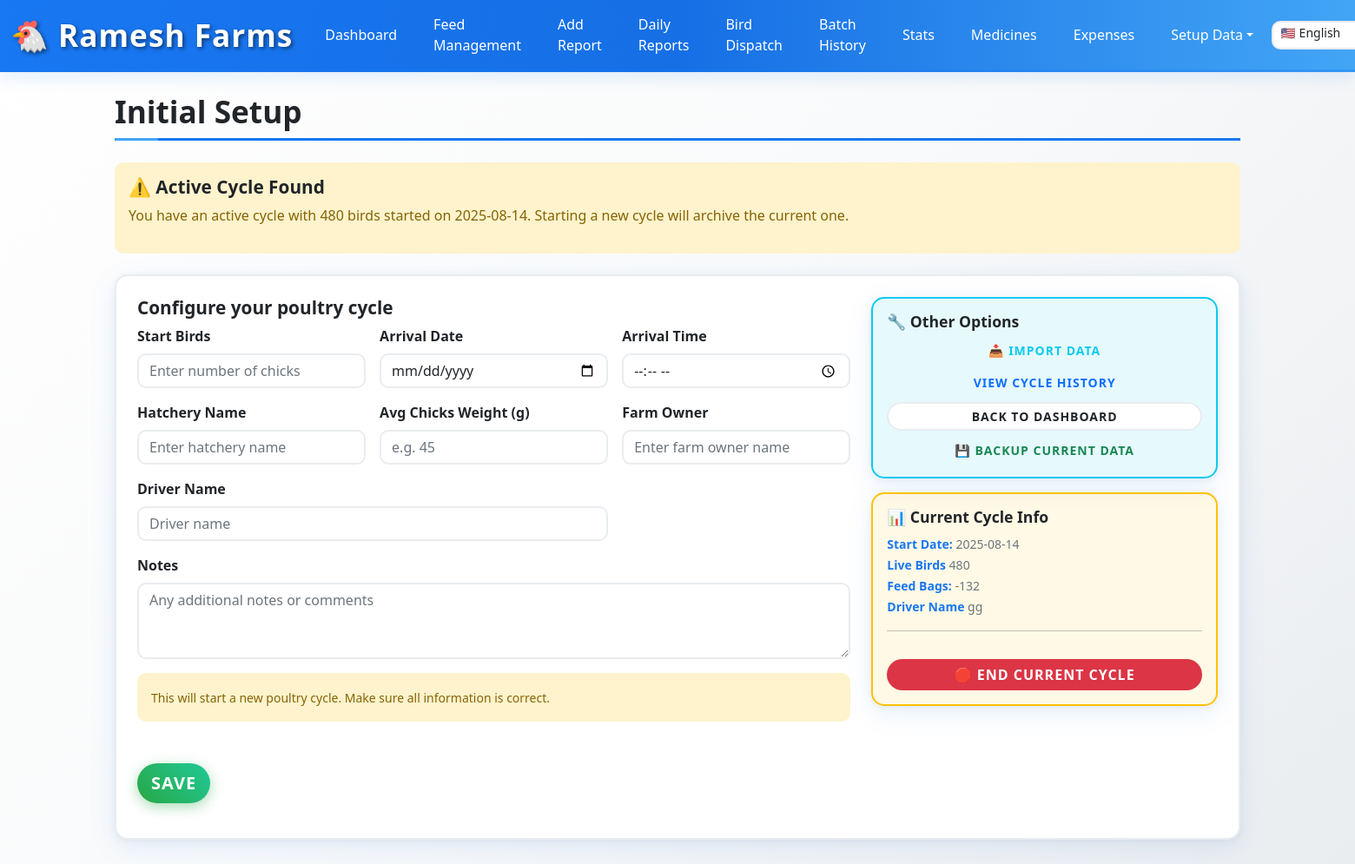
The app's page /setup (signed in), older data.
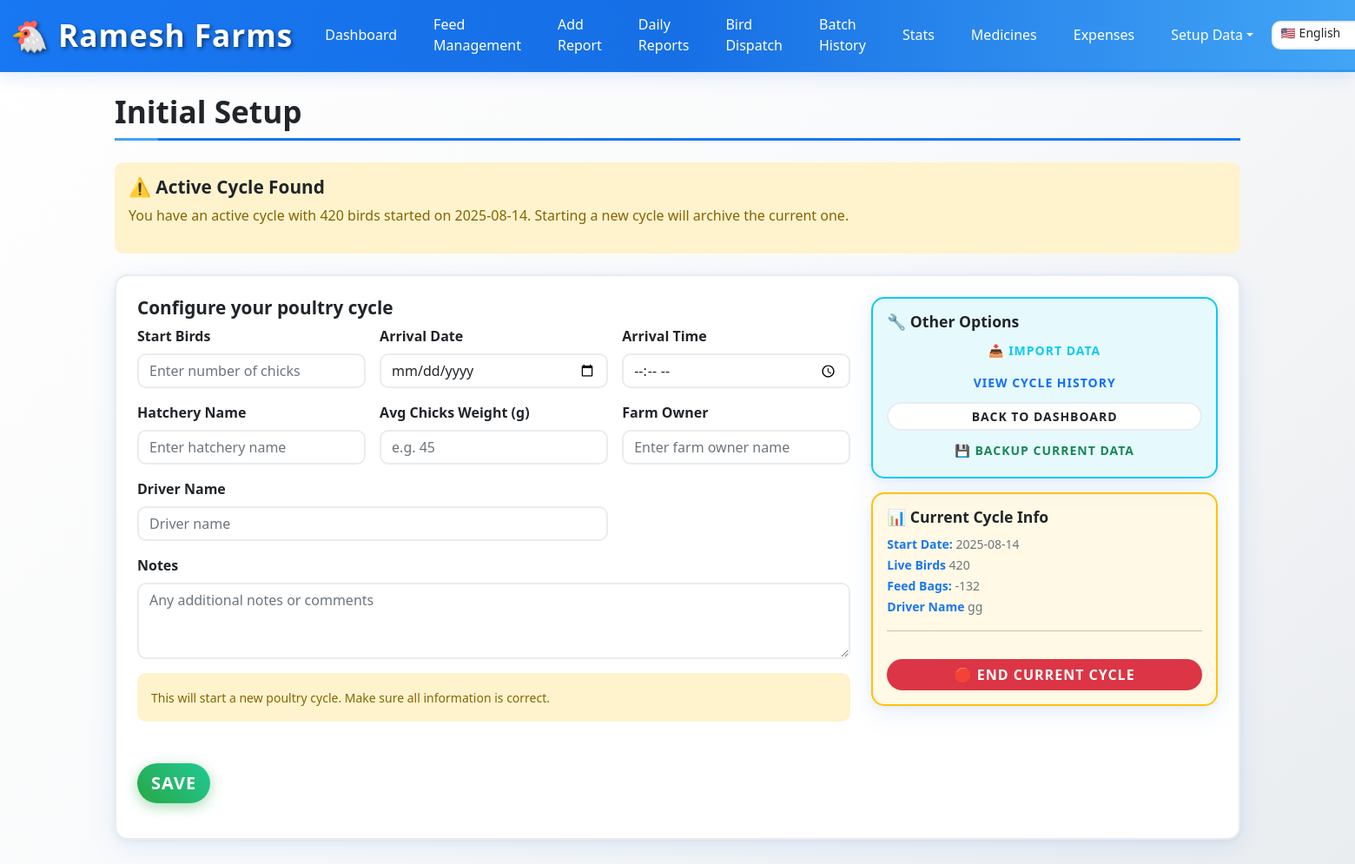
The same page, newer data.
### app.py (models this page shows)
class Cycle(db.Model):
    id = db.Column(db.Integer, primary_key=True)
    start_date = db.Column(db.String(50))
    start_time = db.Column(db.String(50))
    start_birds = db.Column(db.Integer)
    current_birds = db.Column(db.Integer)
    start_feed_bags = db.Column(db.Float)
    driver = db.Column(db.String(120))
    notes = db.Column(db.String(500))
    status = db.Column(db.String(20), default='active')  # 'active' or 'archived'
    end_date = db.Column(db.String(50))  # Date when cycle was completed/archived

### app.py (the view, shortened to what this page needs)
@app.route('/setup', methods=['GET','POST'])
@admin_required
def setup():
    existing_cycle = get_active_cycle()
    return render_template('setup.html', existing_cycle=existing_cycle)

### app.py (called while the page is built)
def admin_required(f):
    @wraps(f)
    def decorated_function(*args, **kwargs):
        if 'user_id' not in session:
            return redirect(url_for('login'))
        user = User.query.get(session['user_id'])
        if not user or user.role != 'admin':
            flash('Access denied. Admin privileges required.', 'error')
            return redirect(url_for('dashboard'))
        return f(*args, **kwargs)
    return decorated_function

def get_active_cycle():
    return Cycle.query.filter_by(status='active').order_by(Cycle.id.desc()).first()

### templates/setup.html (shortened to what the changed rows need)
{% extends 'base.html' %}
{% block content %}
<h2 data-i18n="setup_title">Initial Setup</h2>
{% if existing_cycle %}
<div class="alert alert-warning mb-4">
  <h5 data-i18n="existing_cycle_warning">⚠️ Active Cycle Found</h5>
  <p data-i18n="existing_cycle_msg">
    You have an active cycle with {{ existing_cycle.current_birds }} birds started on {{ existing_cycle.start_date }}.
    Starting a new cycle will archive the current one.
  </p>
</div>
{% endif %}
<div class="card p-4">
  <div class="row">
    <div class="col-md-4">
      {% if existing_cycle %}
      <div class="card bg-warning bg-opacity-10 border-warning mt-3">
        <div class="card-body">
          <h6 data-i18n="current_cycle_info">📊 Current Cycle Info</h6>
          <small class="text-muted">
            <strong data-i18n="start_date">Start Date:</strong> {{ existing_cycle.start_date }}<br>
            <strong data-i18n="live_birds">Live Birds:</strong> {{ existing_cycle.current_birds }}<br>
            <strong data-i18n="feed_bags">Feed Bags:</strong> {{ existing_cycle.start_feed_bags|round|int }}<br>
            <strong data-i18n="driver">Driver:</strong> {{ existing_cycle.driver or 'N/A' }}
          </small>
          <hr>
          {% if session.role == 'admin' %}
          <form method="POST" action="{{ url_for('reset_cycle') }}" onsubmit="return confirm('Are you sure you want to end the current cycle? This will archive the cycle and set the end date to today. This action cannot be undone.')">
            <button type="submit" class="btn btn-danger w-100 mt-3" data-i18n="end_cycle_btn">🛑 End Current Cycle</button>
          </form>
          {% endif %}
        </div>
      </div>
      {% endif %}
    </div>
  </div>
</div>
{% endblock %}

Row changes from the older to the newer data that the page shows:
changed Cycle "gg": current_birds "480" → "420"
